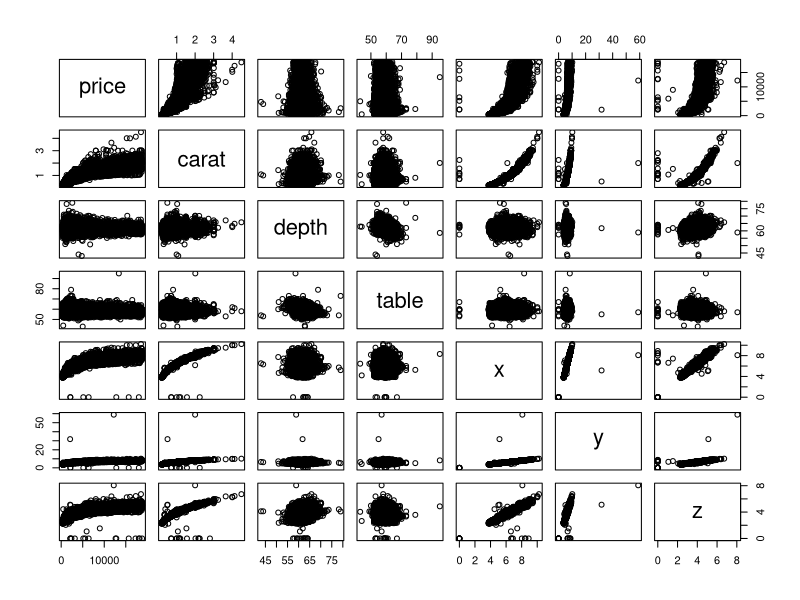
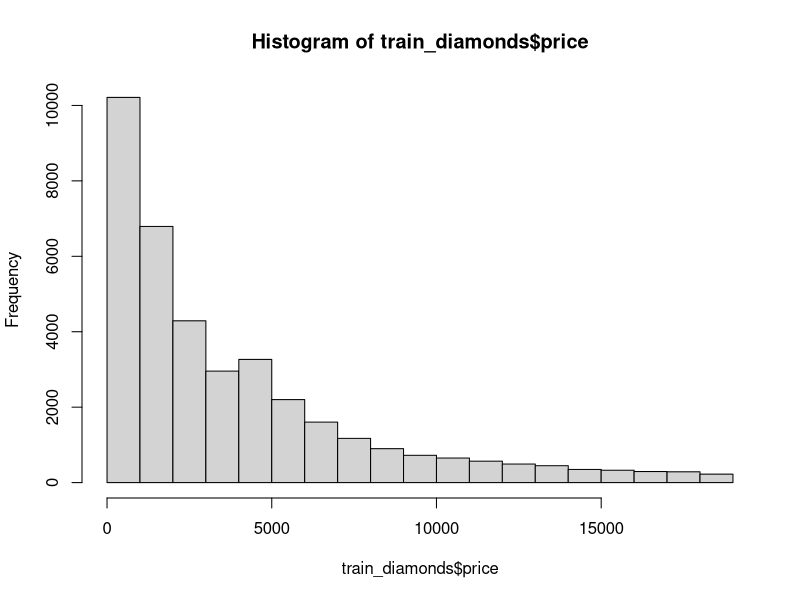
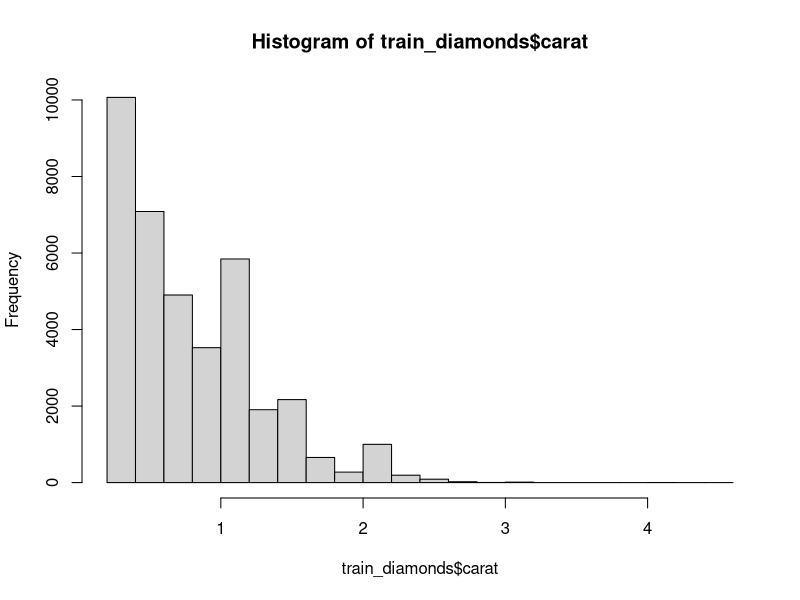
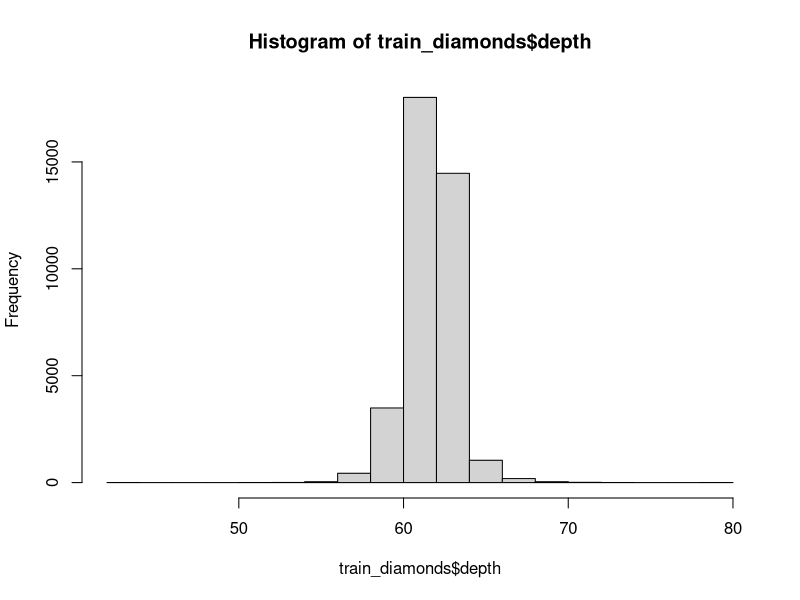
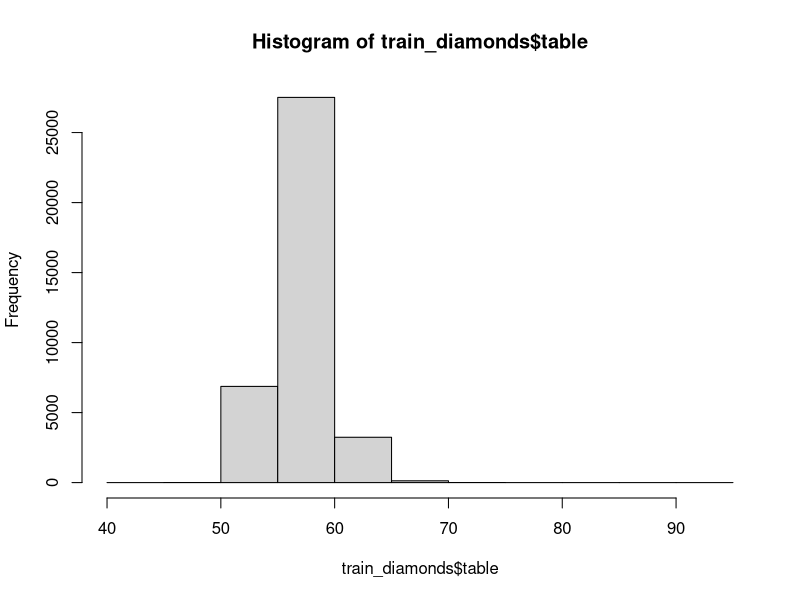
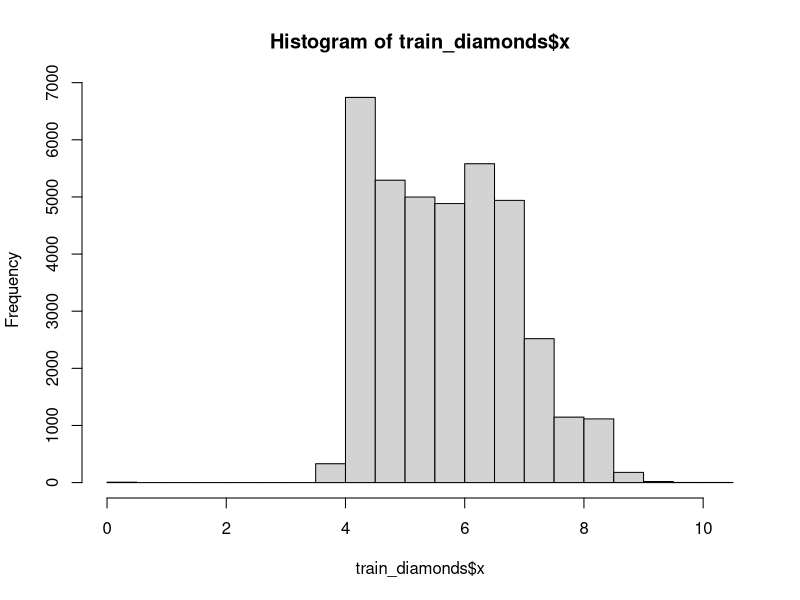
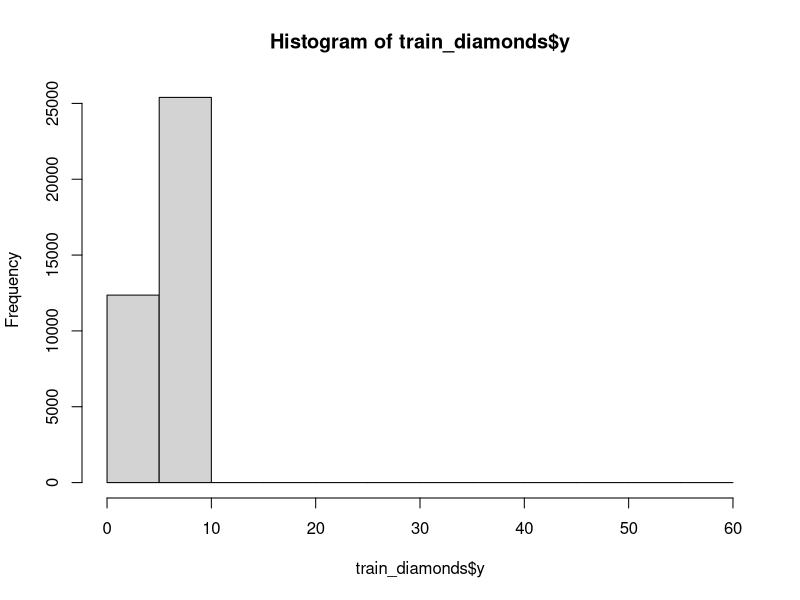
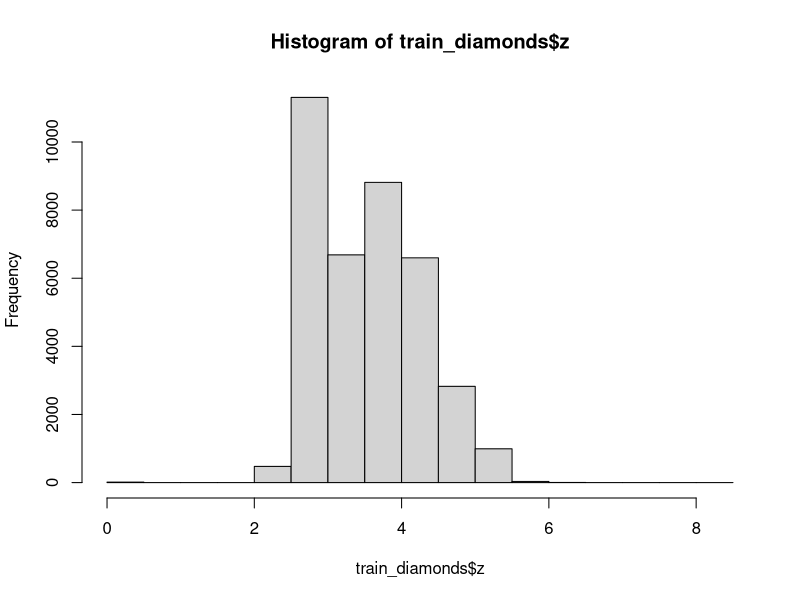

The R script that drew these images, in order:
## ---- chunk 1
knitr::opts_chunk$set(echo = TRUE)
## ---- chunk 2
library(ggplot2)
library(caret)
## ---- chunk 3
diamonds <- diamonds
summary(diamonds)
str(diamonds)
## ---- chunk 4
diamonds$cut <- factor(diamonds$cut, ordered = FALSE)
diamonds$color <- factor(diamonds$color, ordered = FALSE)
diamonds$clarity <- factor(diamonds$clarity, ordered = FALSE)

str(diamonds)
summary(diamonds)
## ---- chunk 5
diamonds_model <- lm(price ~ ., data = diamonds)
summary(diamonds_model)
## ---- chunk 6
# Get value of 70% of the data
num_training_data <- round(0.7 * nrow(diamonds))

# Get random sample of indexes for the training data
set.seed(123) # Set a seed
train_index <- sample(x = c(1:nrow(diamonds)), size = num_training_data, replace = FALSE)

# Get training data based on the train_index values randomly selected
train_diamonds <- diamonds[train_index,]
# Get testing data
test_diamonds <- diamonds[-train_index,]
# Check: make sure the number of values in training set and testing set 
# add to the number of rows in the original dataset
nrow(diamonds) == nrow(train_diamonds) + nrow(test_diamonds)
# Get summary of training and test data, make sure similar distribution of price values
summary(train_diamonds)
summary(test_diamonds)
## ---- chunk 7
plot( ~ price + carat + depth + table + x + y + z, data = train_diamonds)

hist(train_diamonds$price)
hist(train_diamonds$carat)
hist(train_diamonds$depth)
hist(train_diamonds$table)
hist(train_diamonds$x)
hist(train_diamonds$y)
hist(train_diamonds$z)


# Main effects model
model1 <- lm(price ~ ., train_diamonds)
summary(model1)
prediction_values_lm1 <- predict(model1, test_diamonds)
summary(prediction_values_lm1)
actual_vs_expected_diff_lm1 <- test_diamonds$price - prediction_values_lm1
summary(actual_vs_expected_diff_lm1)
postResample(prediction_values_lm1, test_diamonds$price)
#       RMSE     Rsquared          MAE 
# 1162.9890409    0.9158249  744.0980344
# 5.862 mean difference

#Step Model
model2 <- step(model1, direction = "backward", trace = 0)
summary(model2)
prediction_values_lm2 <- predict(model2, test_diamonds)
summary(prediction_values_lm2)
actual_vs_expected_diff_lm2 <- test_diamonds$price - prediction_values_lm2
summary(actual_vs_expected_diff_lm2)
postResample(prediction_values_lm2, test_diamonds$price)
#just removes y
# RMSE     Rsquared          MAE 
# 1162.7095378    0.9158652  744.0409995 
# 5.781 mean difference

# Interactions
model3 <- lm(price ~ clarity + color + cut + log(carat) + depth + table + x + z + x*z + clarity*cut + clarity*color + color*cut + depth*cut + I(x^2), train_diamonds)
summary(model3)
prediction_values_lm3 <- predict(model3, test_diamonds)
summary(prediction_values_lm3)
actual_vs_expected_diff_lm3 <- test_diamonds$price - prediction_values_lm3
summary(actual_vs_expected_diff_lm3)
postResample(prediction_values_lm3, test_diamonds$price)
#  RMSE     Rsquared          MAE 
# 1128.9298904    0.9206839  715.1531242 
# 7.857 mean difference

#Train
set.seed(300)
ctrl <- trainControl(method = "cv", number = 10,
                     selectionFunction = "oneSE")
grid <- expand.grid(.model = "tree",
                    .trials = c(1, 5, 10, 15, 20, 25, 30, 35),
                    .winnow = "FALSE")
model4 <- train(price ~ ., data = train_diamonds, method = "lm", trControl = ctrl)
model4
summary(model4)
prediction_values_lm4 <- predict(model4, test_diamonds)
summary(prediction_values_lm4)
actual_vs_expected_diff_lm4 <- test_diamonds$price - prediction_values_lm4
summary(actual_vs_expected_diff_lm4)
# RMSE      Rsquared   MAE     
#  1117.572  0.9211463  732.9271
# 5.862 mean difference
